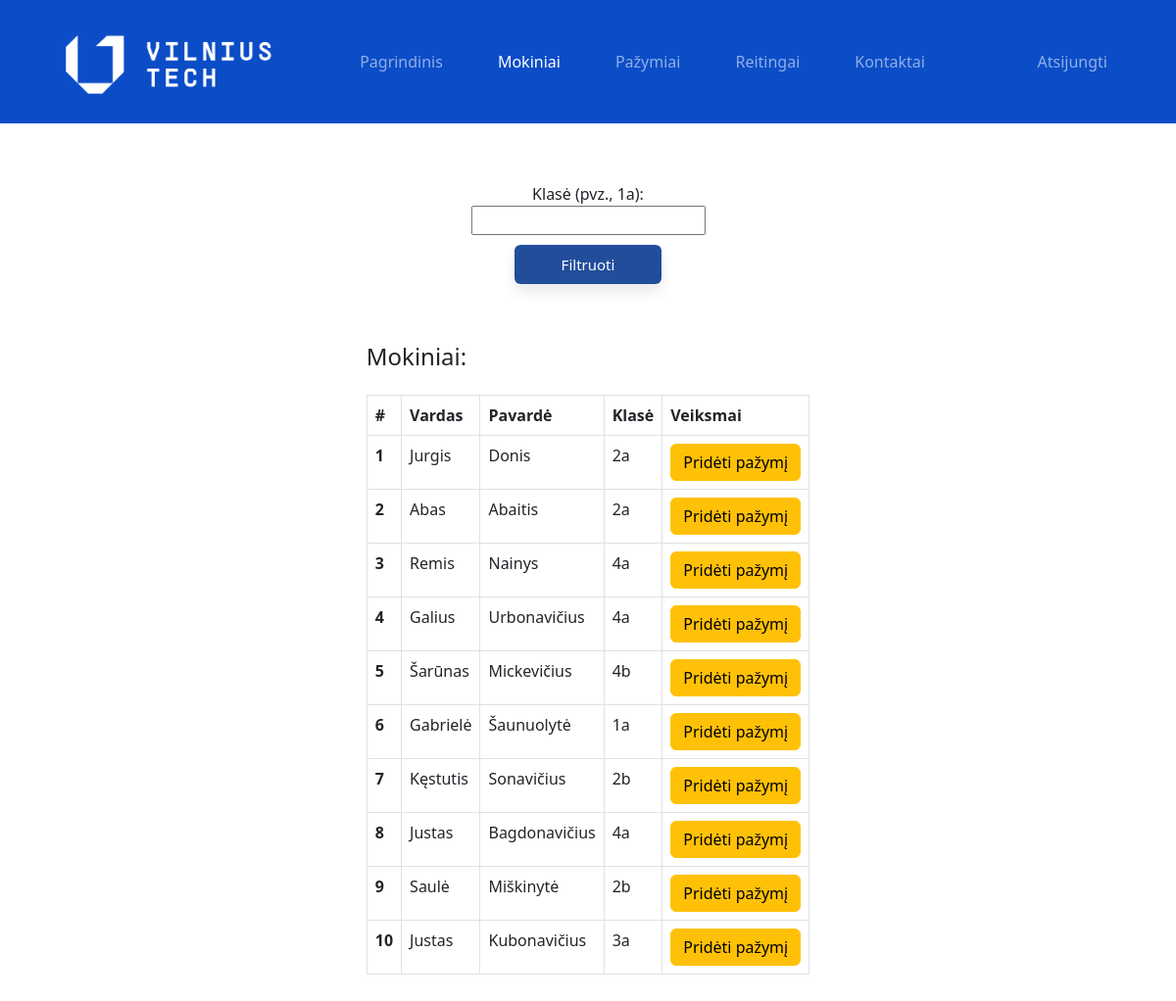
Screenshot of /dienynas/teacher/students.php (signed in) with the database file from the repository.
### tables this page shows
CREATE TABLE `students` (
  `student_id` int(11) NOT NULL,
  `username` varchar(127) NOT NULL,
  `password` varchar(255) NOT NULL,
  `fname` varchar(127) NOT NULL,
  `lname` varchar(255) NOT NULL,
  `s_mail` varchar(250) NOT NULL,
  `grade` varchar(3) DEFAULT NULL
);

### dienynas/DB_connection.php (called while the page is built, shortened)
<?php
function getAllStudents($conn){
	$sql = "SELECT * FROM students";
	$stmt = $conn->prepare($sql);
	$stmt->execute();
	if ($stmt->rowCount() >= 1) {
	  $students = $stmt->fetchAll();
	  return $students;
	}else {
		return 0;
	}
 }

### dienynas/teacher/students.php (the view, shortened to what this page needs)
<?php
if (isset($_SESSION['teacher_id']) && isset($_SESSION['role'])) {
  if ($_SESSION['role'] == 'Teacher') {
     include "../DB_connection.php";
     $students = getAllStudents($conn);
?>
<!DOCTYPE html>
<html lang="lt">
<head>
	<link rel="stylesheet" href="https://cdn.jsdelivr.net/npm/bootstrap@5.2.0/dist/css/bootstrap.min.css">
	<link rel="stylesheet" href="../css/style.css">
</head>
<body>
    <?php include "nav/navbar.php"; ?>
    <form action="student-filter.php" method="post" class = "container1">
        Klasė (pvz., 1a): <input type="text" name="grade">
        <input type="submit" value="Filtruoti" class = "grizti" style = "margin-top: 10px;">
    </form>
     <div class="container1 mb-5">
          <?php if ($students != 0){ ?>
           <div class="table-responsive">
              <table class="table table-bordered mt-3 n-table">
                <label><h4> Mokiniai: </h4></label>
                <thead>
                  <tr>
                    <th scope="col">#</th>
                    <th scope="col">Vardas</th>
                    <th scope="col">Pavardė</th>
                    <th scope="col">Klasė</th>
                     <th scope="col">Veiksmai</th>
                  </tr>
                </thead>
                <tbody>
                  <?php $i=0; foreach ($students as $student){ $i++; ?>
                  <tr>
                    <th scope="row"><?=$i?></th>
                    <td><?=$student['fname']?></td>
                    <td><?=$student['lname']?></td>
                    <td><?=$student['grade']?></td>
                    <td>
                      <a href="studentGrade-add.php?student_id=<?=$student['student_id']?>" class="btn btn-warning">Pridėti pažymį</a>
                    </td>
                  </tr>
                <?php } ?>
                </tbody>
              </table><br>
           </div>
         <?php } else { ?>
             <div class="alert alert-info .w-450 m-5" role="alert">Tuščia!</div>
         <?php } ?>
     </div>
</body>
</html>
<?php }} ?>

### dienynas/css/style.css (style rules this page uses)
.container1 { display: flex; flex-direction: column; align-items: center; margin-top: 5%; }
.myg, .myg1, .grizti { opacity: 0.9; border: none; border-radius: 6px; color: white; font-size: 15px; height: 40px; width: 150px; margin: 0px 5px; cursor: pointer; box-shadow: 0px 8px 15px rgba(0, 0, 0, 0.1); transition: all 0.3s; }
.grizti { background-color:#0b3a91; }

### rows the page displays
students: fname "Jurgis", lname "Donis", grade "2a"
students: fname "Abas", lname "Abaitis", grade "2a"
students: fname "Remis", lname "Nainys", grade "4a"
students: fname "Galius", lname "Urbonavičius", grade "4a"
students: fname "Šarūnas", lname "Mickevičius", grade "4b"
students: fname "Gabrielė", lname "Šaunuolytė", grade "1a"
students: fname "Kęstutis", lname "Sonavičius", grade "2b"
students: fname "Justas", lname "Bagdonavičius", grade "4a"
students: fname "Saulė", lname "Miškinytė", grade "2b"
students: fname "Justas", lname "Kubonavičius", grade "3a"
